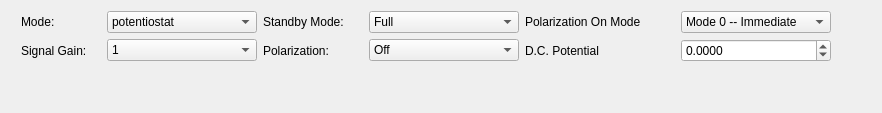
        <widget class="QWidget" name="tab">
         <attribute name="title">
          <string>Cell Polarization</string>
         </attribute>
         <layout class="QHBoxLayout" name="horizontalLayout_4">
          <item>
           <layout class="QGridLayout" name="gridLayout_2">
            <property name="leftMargin">
             <number>10</number>
            </property>
            <item row="1" column="4">
             <widget class="QLabel" name="polarizationValueLabel">
              <property name="text">
               <string>D.C. Potential</string>
              </property>
             </widget>
            </item>
            <item row="1" column="5">
             <widget class="QDoubleSpinBox" name="dcPotentialSpin">
              <property name="toolTip">
               <string>&lt;html&gt;&lt;head/&gt;&lt;body&gt;&lt;p&gt;Defines the d.c. potential, in volts, that is to be applied across RE1 and RE2 for the potentiostat. (F=-14.5 to +14.5)&lt;/p&gt;&lt;/body&gt;&lt;/html&gt;</string>
              </property>
              <property name="decimals">
               <number>4</number>
              </property>
              <property name="minimum">
               <double>-14.500000000000000</double>
              </property>
              <property name="maximum">
               <double>14.500000000000000</double>
              </property>
              <property name="singleStep">
               <double>0.000100000000000</double>
              </property>
              <property name="stepType">
               <enum>QAbstractSpinBox::DefaultStepType</enum>
              </property>
             </widget>
            </item>
            <item row="1" column="3">
             <widget class="QComboBox" name="polarizationCombo">
              <property name="minimumSize">
               <size>
                <width>100</width>
                <height>0</height>
               </size>
              </property>
              <property name="toolTip">
               <string>&lt;html&gt;&lt;head/&gt;&lt;body&gt;&lt;p&gt;Selects polarization ON (assumes ON mode.) or OFF (assumes standby mode.)&lt;/p&gt;&lt;/body&gt;&lt;/html&gt;</string>
              </property>
              <item>
               <property name="text">
                <string>Off</string>
               </property>
              </item>
              <item>
               <property name="text">
                <string>On</string>
               </property>
              </item>
             </widget>
            </item>
            <item row="1" column="2">
             <widget class="QLabel" name="label">
              <property name="text">
               <string>Polarization:</string>
              </property>
             </widget>
            </item>
            <item row="0" column="0">
             <widget class="QLabel" name="labelResource_2">
              <property name="minimumSize">
               <size>
                <width>80</width>
                <height>0</height>
               </size>
              </property>
              <property name="text">
               <string>Mode:</string>
              </property>
             </widget>
            </item>
            <item row="0" column="2">
             <widget class="QLabel" name="label_2">
              <property name="minimumSize">
               <size>
                <width>100</width>
                <height>0</height>
               </size>
              </property>
              <property name="text">
               <string>Standby Mode:</string>
              </property>
             </widget>
            </item>
            <item row="0" column="3">
             <widget class="QComboBox" name="standbyModeCombo">
              <property name="minimumSize">
               <size>
                <width>150</width>
                <height>0</height>
               </size>
              </property>
              <property name="toolTip">
               <string>&lt;html&gt;&lt;head/&gt;&lt;body&gt;&lt;p&gt;Standby Mode: &lt;span style=&quot; color:#ff0000;&quot;&gt;Full&lt;/span&gt; for POL, ∑POL, CE and &lt;span style=&quot; color:#ff0000;&quot;&gt;HALF&lt;/span&gt; for RE1, RE2, ∆RE, ∆RE-Bi, POL, ∑POL, CE, I, I-Bi&lt;/p&gt;&lt;/body&gt;&lt;/html&gt;</string>
              </property>
              <item>
               <property name="text">
                <string>Full</string>
               </property>
              </item>
              <item>
               <property name="text">
                <string>Half</string>
               </property>
              </item>
             </widget>
            </item>
            <item row="0" column="4">
             <widget class="QLabel" name="label_3">
              <property name="minimumSize">
               <size>
                <width>150</width>
                <height>0</height>
               </size>
              </property>
              <property name="text">
               <string>Polarization On Mode</string>
              </property>
             </widget>
            </item>
            <item row="0" column="5">
             <widget class="QComboBox" name="polarizationOnModeCombo">
              <property name="minimumSize">
               <size>
                <width>150</width>
                <height>0</height>
               </size>
              </property>
              <property name="toolTip">
               <string>&lt;html&gt;&lt;head/&gt;&lt;body&gt;&lt;p&gt;Mode 1 -- Prepares the instrument for the Pol V/I mode. &lt;/p&gt;&lt;p&gt;Mode 2 -- Prepares the instrument for the Rest V/I mode.&lt;/p&gt;&lt;/body&gt;&lt;/html&gt;</string>
              </property>
              <item>
               <property name="text">
                <string>Mode 0 -- Immediate</string>
               </property>
              </item>
              <item>
               <property name="text">
                <string>Mode 1 -- Hold</string>
               </property>
              </item>
             </widget>
            </item>
            <item row="0" column="1">
             <widget class="QComboBox" name="polarizationModeCombo">
              <property name="minimumSize">
               <size>
                <width>150</width>
                <height>0</height>
               </size>
              </property>
              <property name="toolTip">
               <string>&lt;html&gt;&lt;head/&gt;&lt;body&gt;&lt;p&gt;Sets SI1287 operation mode&lt;/p&gt;&lt;/body&gt;&lt;/html&gt;</string>
              </property>
              <item>
               <property name="text">
                <string>potentiostat</string>
               </property>
              </item>
              <item>
               <property name="text">
                <string>galvanostat</string>
               </property>
              </item>
             </widget>
            </item>
            <item row="1" column="0">
             <widget class="QLabel" name="labelResource_3">
              <property name="minimumSize">
               <size>
                <width>80</width>
                <height>0</height>
               </size>
              </property>
              <property name="text">
               <string>Signal Gain:</string>
              </property>
             </widget>
            </item>
            <item row="1" column="1">
             <widget class="QComboBox" name="polarizationSignalGainCombo">
              <property name="minimumSize">
               <size>
                <width>100</width>
                <height>0</height>
               </size>
              </property>
              <property name="toolTip">
               <string>&lt;html&gt;&lt;head/&gt;&lt;body&gt;&lt;p&gt;An external signal (typically from an FRA) is added to the polarization selected by PVF or PC F, at a gain of ×1 or 0.01(-40dB)&lt;/p&gt;&lt;/body&gt;&lt;/html&gt;</string>
              </property>
              <item>
               <property name="text">
                <string>1</string>
               </property>
              </item>
              <item>
               <property name="text">
                <string>-40 dB</string>
               </property>
              </item>
             </widget>
            </item>
            <item row="2" column="2">
             <spacer name="verticalSpacer_4">
              <property name="sizeHint" stdset="0">
               <size>
                <width>20</width>
                <height>40</height>
               </size>
              </property>
             </spacer>
            </item>
           </layout>
          </item>
          <item>
           <spacer name="horizontalSpacer_2">
            <property name="orientation">
             <enum>Qt::Horizontal</enum>
            </property>
            <property name="sizeHint" stdset="0">
             <size>
              <width>40</width>
              <height>20</height>
             </size>
            </property>
           </spacer>
          </item>
         </layout>
        </widget>
